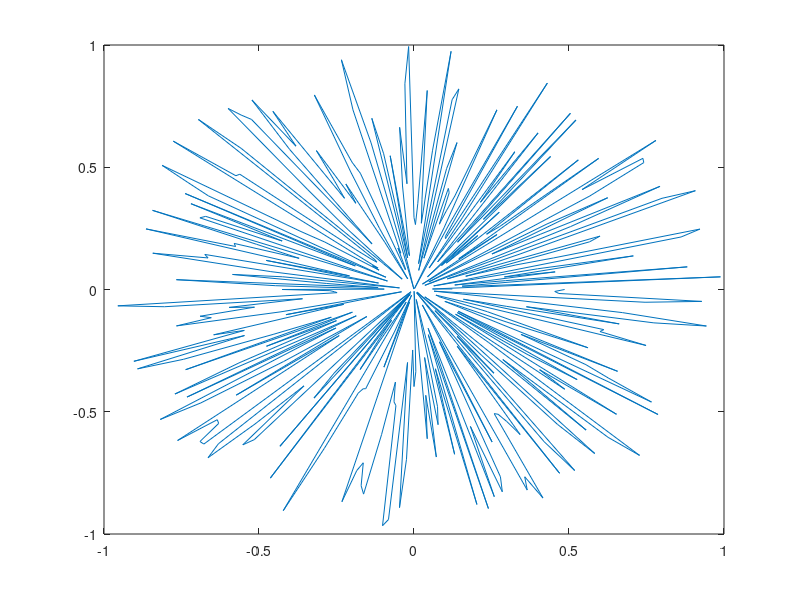

MATLAB code for this plot:
close all; clear; clc;

sines   = sin((1:360)*(pi/180));
cosines = cos((1:360)*(pi/180));

for i=1:100

    rand_range = rand(1,360);
    X = rand_range.*cosines;
    Y = rand_range.*sines;
    plot(X, Y)
    pause(.05)

end
